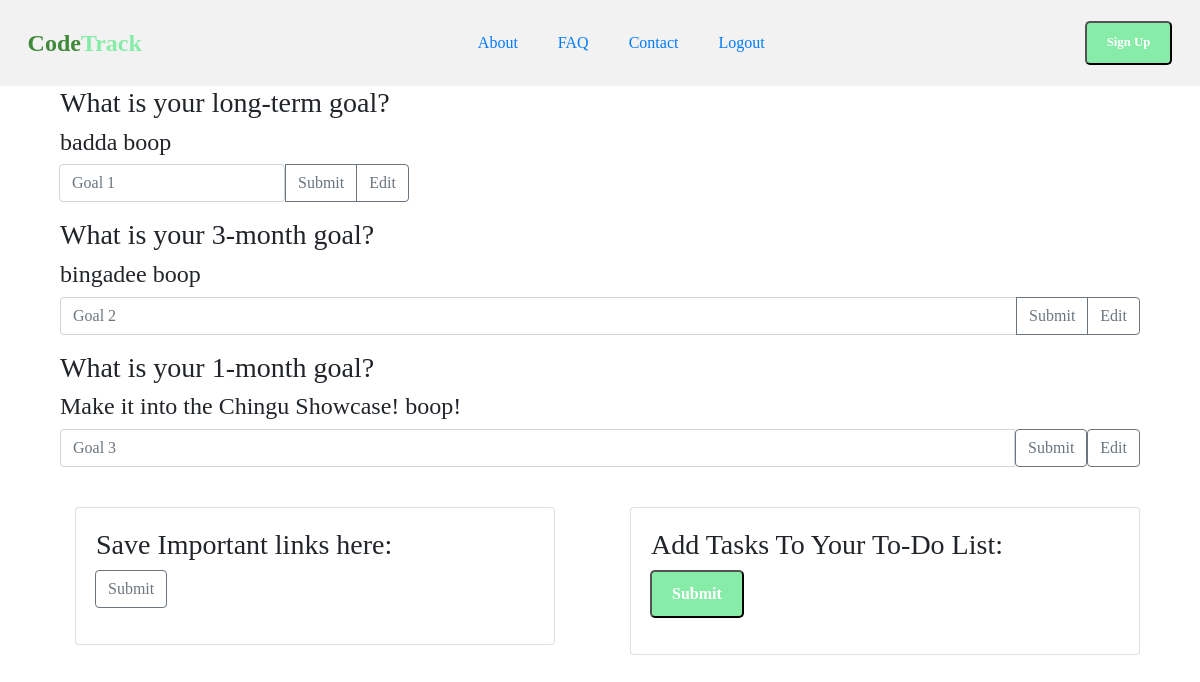
Page /myTrack (signed in) on the earlier database version.
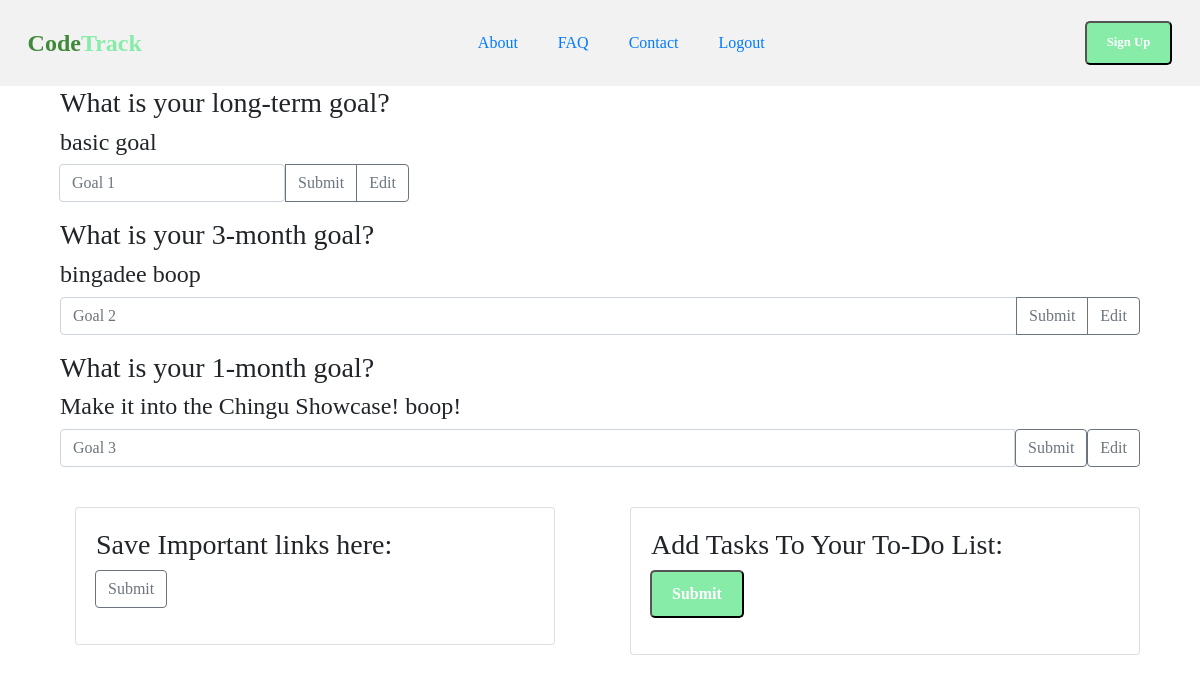
Same page on the later database version.
### metrics/models.py (models this page shows)
class GoalOne(models.Model):
    text = models.CharField(max_length=40, default="Goal #1")
    user = models.ForeignKey(MyUser, on_delete = models.CASCADE,  related_name='+')
    def __str__(self):
        return self.text

class GoalTwo(models.Model):
    text = models.CharField(max_length=40, default="Goal #2")
    user = models.ForeignKey(MyUser, on_delete = models.CASCADE,  related_name='+')
    def __str__(self):
        return self.text

class GoalThree(models.Model):
    text = models.CharField(max_length=40, default="Goal #3")
    user = models.ForeignKey(MyUser, on_delete = models.CASCADE,  related_name='+')
    def __str__(self):
        return self.text

### metrics/views.py (the view)
# urls.py: path('myTrack', views.load_myTrack, name='myTrack'),
def load_myTrack(request):
    form1 = GoalONEForm(request.POST)
    form2 = GoalTWOForm(request.POST)
    form3 = GoalTHREEForm(request.POST)
    try:
        user_id = request.user
        longtermgoal = GoalOne.objects.filter(user=user_id).first()
        threemonthgoal=GoalTwo.objects.filter(user=user_id).first()
        shorttermgoal = GoalThree.objects.filter(user=user_id).first()
        if longtermgoal == None:
            longtermgoal = "No long term goal is set."
        if threemonthgoal == None:
            threemonthgoal = "No three month goal is set."
        if shorttermgoal == None:
            shorttermgoal = "No short term goal is set."
        return render(request, 'metrics/mytrack.html', {'form1': form1,'form2': form2, 'form3': form3, 'longtermgoal': longtermgoal, 'threemonthgoal': threemonthgoal, 'shorttermgoal': shorttermgoal})
    except:
        return render(request, 'metrics/mytrack.html', {'form1': form1, 'form2': form2, 'form3': form3})

### metrics/forms.py
class GoalONEForm(forms.Form):
    text = forms.CharField(max_length=40,
    widget=forms.TextInput(
        attrs={
            'id': 'goal_1_input',
            'class':'form-control',
            'placeholder': 'Goal 1',
            'aria-label': ' set a new Goal 1.',
            'aria-describedby': 'add_goal1_btn'
            }))
    class Meta:
        model = GoalOne
        fields =['text', 'user']

class GoalTWOForm(forms.Form):
    text = forms.CharField(max_length=40,
    widget=forms.TextInput(
        attrs={
            'id': 'goal_2_input',
            'class': 'form-control',
            'placeholder': 'Goal 2',
            'aria-label': 'Set a new goal 2. ',
            'aria-describedby': 'button-addon4'
            }))
    class Meta:
        model = GoalTwo
        fields =['text', 'user']

### metrics/templates/metrics/mytrack.html (shortened to what this page needs)
<!DOCTYPE html>
{% load static %}
<html lang="en">
  <head>
    <link
      rel="stylesheet"
      href="https://stackpath.bootstrapcdn.com/bootstrap/4.4.1/css/bootstrap.min.css"
    />
    <link rel=stylesheet href="{% static 'css/style.css' %}" />
  </head>
  <body>
    <nav>
       <a class="navbar-brand logo" href="/"><strong><span class="logo-one">Code</span><span class="logo-two">Track</span></strong></a>
      <div class="menu">
        <div class="menu_items"><a href="/">About</a></div>
        <div class="menu_items"><a href="#">FAQ</a></div>
        <div class="menu_items"><a href="#">Contact</a></div>
        <div class="menu_items"><a href="{% url 'logout' %}">Logout</a></div>
      </div>
      <button class="btn_one">Sign Up</button>
    </nav>
    <main class="container">
      <div class="myTrack">
        <div class="row">
          <div class="col-md">
            <section class="container goals">
                <h3>What is your long-term goal?</h3>
                <div class="form-group">
                     <h4 id='longtermgoal'>
                         {{ longtermgoal }}
                         </h4>
                     <form action="{% url 'add_GoalOne' %}" method="POST" role="form1">
                        <div class="input-group">
                        <div class="input-group-append">
                             {{ form1.text }}
                            <button type="submit" class="btn btn-outline-secondary" id="add_goal1_btn">Submit</button>
                            <button type="button" class="btn btn-outline-secondary" id="goal1_edit">Edit</button>
                        </div>
                        </div>
                     </form>
                    </div>
                <h3>What is your 3-month goal?</h3>
                <div class="form-group">
                    <h4 id="threemonthgoal">
                     {{ threemonthgoal }}
                     </h4>
                    <form action="{% url 'add_GoalTwo' %}" method="POST" role="form2">
                            <div class="input-group">
                                {{ form2.text }}
                              <div class="input-group-append">
                              <button type="submit" class="btn btn-outline-secondary" id="add_goal2_btn">Submit</button>
                              <button type="button" class="btn btn-outline-secondary" id="goal2_edit">Edit</button>
                              </div>
                             </div>
                        </form>
                </div>
                <h3>What is your 1-month goal?</h3>
                <h4 id="shorttermgoal">
                 {{ shorttermgoal }}
                </h4>
                <div class="form-group">
                      <form action="{% url 'add_GoalThree' %}" method="POST" role="form3">
                            <div class="input-group">
                                {{ form3.text }}
                              <button type="submit" class="btn btn-outline-secondary" id="add_goal3_btn">Submit</button>
                              <button type="button" class="btn btn-outline-secondary" id="goal3_edit">Edit</button>
                             </div>
                        </form>
                </div>
            </section>
          </div>
          </div>
          <br />
          <div class="row">
           <div class="col-md">
          <section/section class="col-md">
          <section class="container links">
            <div class="card card-body">
                <h3>Save Important links here:</h3>
                <div class="form-group">
                 <form action="{% url 'add_Bookmark' %}" method="POST" role="form4">
                    <div class="input_form_column">
                     <div class="input-group-append" id="button-addon4">
                     <button  class="btn btn-outline-secondary" id="add-btn">Submit</button>
                     </div>
                    </div>
                 </form>
           </div>
            </div>
          </section>
          </div>
           <div class="col-md">
          <section class="container links">
            <div class="card card-body">
                <h3>Add Tasks To Your To-Do List:</h3>
                <div class="form-group">
                <form action="{% url 'addGoal' %}" method="POST" role="form">
                    <div class="input_form">
                    <div class="input-group-append" id="button-addon4">
                    <button id="add-btn">Submit</button>
                    </div>
                    </div>
                </form>
                </div>
                </div>
            </div>
        </div>
      </div>
    </main>
  </body>
</html>

### static/css/style.css (style rules this page uses)
* { margin: 0; padding: 0; box-sizing: border-box; }
a { text-decoration: none; }
body { font-family: Avenir; font-size: 16px; }
button { background-color: #87ECA8; border-radius: 5px; color: #FFFFFF; font-size: 1em; font-weight: bold; padding: 10px 20px; }
.logo-one { color: #3F8939; font-weight: bold; font-size: 1.2em; }
.logo-two { color: #87ECA8; font-weight: bold; font-size: 1.2em; }
.btn_one { font-size: .8em; }
.menu_items { padding: 0 20px; }
.menu { display: flex; text-align: center; padding: 0 300px; }
nav { background-color: #F3F2F2; display: flex; justify-content: center; align-items: center; padding: 20px 0; }

Differences in the rows shown:
changed GoalOne: text "badda boop" → "basic goal"
